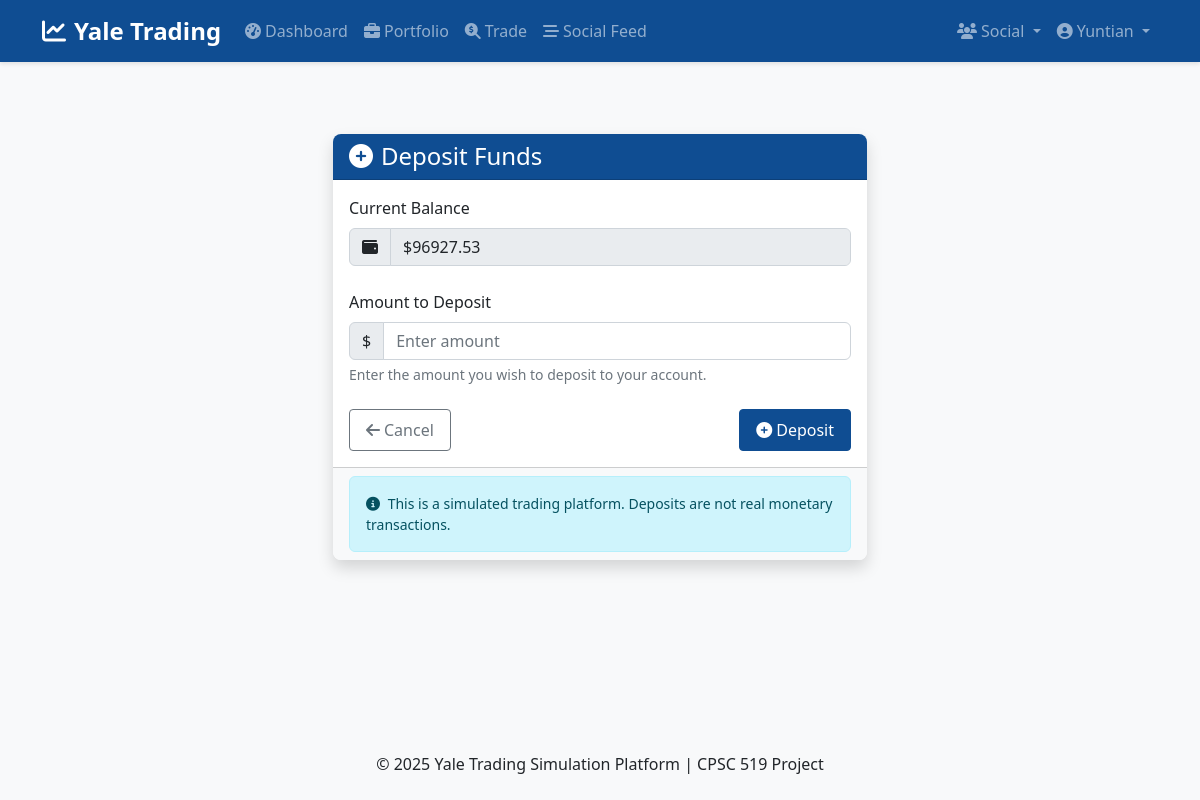
/funds/deposit (signed in), run on an earlier commit of the app's database.
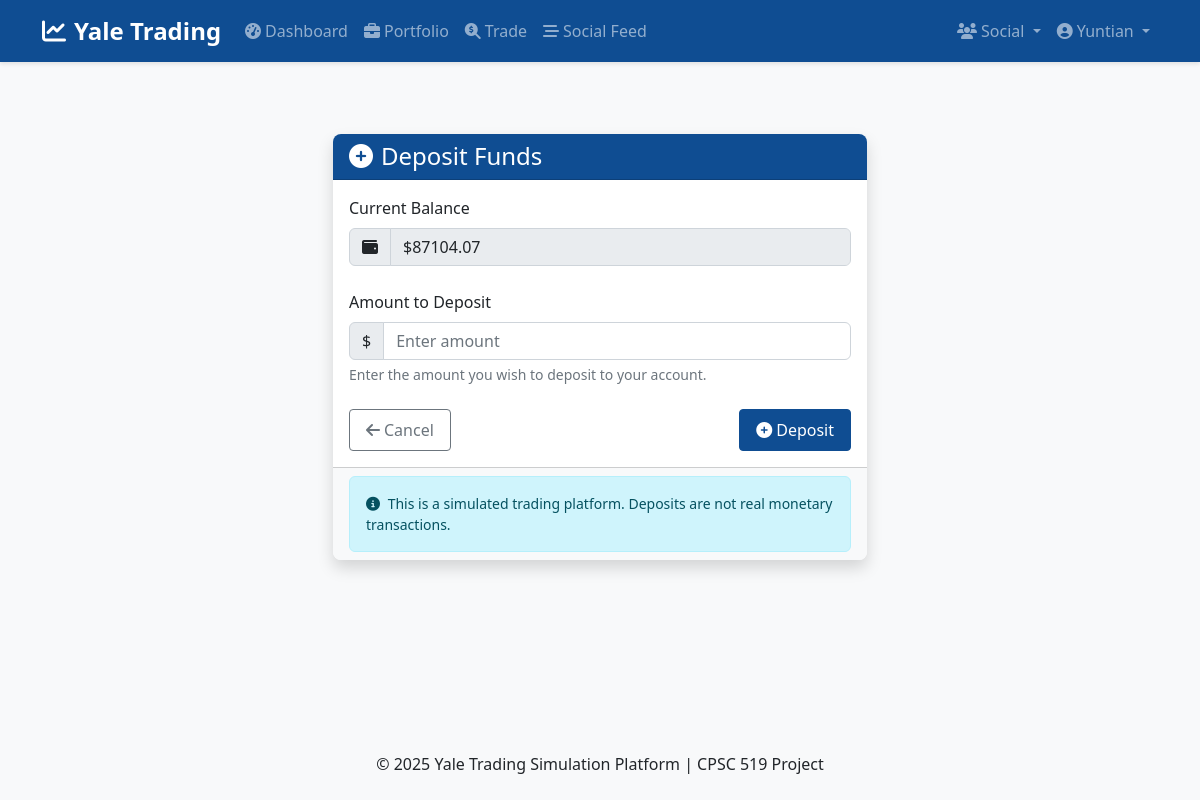
And on a later commit of the database.
### app/models/user.py (models this page shows, shortened)
class User(db.Model, UserMixin):
    id = db.Column(db.Integer, primary_key=True)
    net_id = db.Column(db.String(20), unique=True, nullable=False)
    password_hash = db.Column(db.String(128), nullable=False)
    first_name = db.Column(db.String(50), nullable=False)
    last_name = db.Column(db.String(50), nullable=False)
    balance = db.Column(db.Float, default=0.0)
    created_at_edt = db.Column(db.DateTime, default=datetime.now(zoneinfo.ZoneInfo("America/New_York")))
    last_login_edt = db.Column(db.DateTime, default=datetime.now(zoneinfo.ZoneInfo("America/New_York")))
    is_active = db.Column(db.Boolean, default=True)
    portfolio = db.relationship('StockHolding', backref='user', lazy=True)
    transactions = db.relationship('Transaction', backref='user', lazy=True)
    cash_transactions = db.relationship('CashTransaction', backref='user', lazy=True)
    posts = db.relationship('TradingPost', backref='author', lazy=True)
    comments = db.relationship('Comment', backref='author', lazy=True)
    followed = db.relationship(
        'User', secondary=followers,
        primaryjoin=(followers.c.follower_id == id),
        secondaryjoin=(followers.c.followed_id == id),
        backref=db.backref('followers', lazy='dynamic'), lazy='dynamic'
    )

### app/controllers/auth.py (the view, shortened to what this page needs)
@auth_bp.route('/funds/deposit', methods=['GET', 'POST'])
@login_required
def deposit_funds():
    form = FundDepositForm()
    return render_template('auth/deposit.html', title='Deposit Funds', form=form)

### app/forms.py
class FundDepositForm(FlaskForm):
    amount = FloatField('Amount ($)', validators=[DataRequired(), NumberRange(min=0.01, message='Amount must be positive')])
    submit = SubmitField('Deposit')

### app/models/user.py (called while the page is built)
@login_manager.user_loader
def load_user(user_id):
    return User.query.get(int(user_id))

### app/templates/auth/deposit.html (shortened to what this page needs)
{% extends "layout.html" %}
{% block content %}
<div class="container py-5">
    <div class="row">
        <div class="col-md-6 mx-auto">
            <div class="card shadow">
                <div class="card-header bg-primary text-white">
                    <h2 class="h4 mb-0"><i class="fas fa-plus-circle me-2"></i>Deposit Funds</h2>
                </div>
                <div class="card-body">
                    <form method="POST" action="{{ url_for('auth.deposit_funds') }}" class="needs-validation" novalidate>
                        <div class="mb-4">
                            <label for="current-balance" class="form-label">Current Balance</label>
                            <div class="input-group">
                                <span class="input-group-text"><i class="fas fa-wallet"></i></span>
                                <input type="text" class="form-control" id="current-balance" value="${{ current_user.balance|round(2) }}" disabled>
                            </div>
                        </div>
                        <div class="mb-4">
                            <label for="amount" class="form-label">Amount to Deposit</label>
                            <div class="input-group">
                                <span class="input-group-text">$</span>
                                {{ form.amount(class="form-control", placeholder="Enter amount", min="0.01", step="0.01") }}
                            </div>
                            <div class="form-text">Enter the amount you wish to deposit to your account.</div>
                        </div>
                        <div class="d-flex justify-content-between">
                            <a href="{{ url_for('main.dashboard') }}" class="btn btn-outline-secondary">
                                <i class="fas fa-arrow-left me-1"></i>Cancel
                            </a>
                            <button type="submit" class="btn btn-primary">
                                <i class="fas fa-plus-circle me-1"></i>{{ form.submit.label.text }}
                            </button>
                        </div>
                    </form>
                </div>
                <div class="card-footer bg-light small">
                    <div class="alert alert-info mb-0">
                        <i class="fas fa-info-circle me-1"></i> This is a simulated trading platform. Deposits are not real monetary transactions.
                    </div>
                </div>
            </div>
        </div>
    </div>
</div>
{% endblock %}

### app/templates/layout.html (shortened to what this page needs)
<!DOCTYPE html>
<html lang="en">
<head>
    <link href="https://cdn.jsdelivr.net/npm/bootstrap@5.2.3/dist/css/bootstrap.min.css" rel="stylesheet">
    <link rel="stylesheet" href="https://cdnjs.cloudflare.com/ajax/libs/font-awesome/6.3.0/css/all.min.css">
    <link rel="stylesheet" href="{{ url_for('static', filename='css/main.css') }}">
</head>
<body>
    <header>
        <nav class="navbar navbar-expand-lg navbar-dark bg-primary">
            <div class="container">
                <a class="navbar-brand" href="{{ url_for('main.home') }}">
                    <i class="fas fa-chart-line me-2"></i>Yale Trading
                </a>
                <div class="collapse navbar-collapse" id="navbarNav">
                    <ul class="navbar-nav me-auto">
                        {% if current_user.is_authenticated %}
                            <li class="nav-item">
                                <a class="nav-link" href="{{ url_for('main.dashboard') }}">
                                    <i class="fas fa-tachometer-alt me-1"></i>Dashboard
                                </a>
                            </li>
                            <li class="nav-item">
                                <a class="nav-link" href="{{ url_for('trading.portfolio') }}">
                                    <i class="fas fa-briefcase me-1"></i>Portfolio
                                </a>
                            </li>
                            <li class="nav-item">
                                <a class="nav-link" href="{{ url_for('trading.stock_search') }}">
                                    <i class="fas fa-search-dollar me-1"></i>Trade
                                </a>
                            </li>
                            <li class="nav-item">
                                <a class="nav-link" href="{{ url_for('social.feed') }}">
                                    <i class="fas fa-stream me-1"></i>Social Feed
                                </a>
                            </li>
                        {% endif %}
                    </ul>
                    <ul class="navbar-nav">
                        {% if current_user.is_authenticated %}
                            <li class="nav-item dropdown">
                                <a class="nav-link dropdown-toggle" href="#" id="socialDropdown" role="button" data-bs-toggle="dropdown">
                                    <i class="fas fa-users me-1"></i>Social
                                </a>
                            </li>
                            <li class="nav-item dropdown">
                                <a class="nav-link dropdown-toggle" href="#" id="userDropdown" role="button" data-bs-toggle="dropdown">
                                    <i class="fas fa-user-circle me-1"></i>{{ current_user.first_name }}
                                </a>
                            </li>
                        {% endif %}
                    </ul>
                </div>
            </div>
        </nav>
    </header>
    <main class="container mt-4 mb-5">
        {% block content %}{% endblock %}
    </main>
    <footer class="bg-light py-4 mt-auto">
        <div class="container text-center">
            <p class="mb-0">&copy; {{ now.year }} Yale Trading Simulation Platform | CPSC 519 Project</p>
        </div>
    </footer>
</body>
</html>

What changed in the data, as far as the page shows it:
changed User "Yuntian": balance "$96927.53" → "$87104.07"
